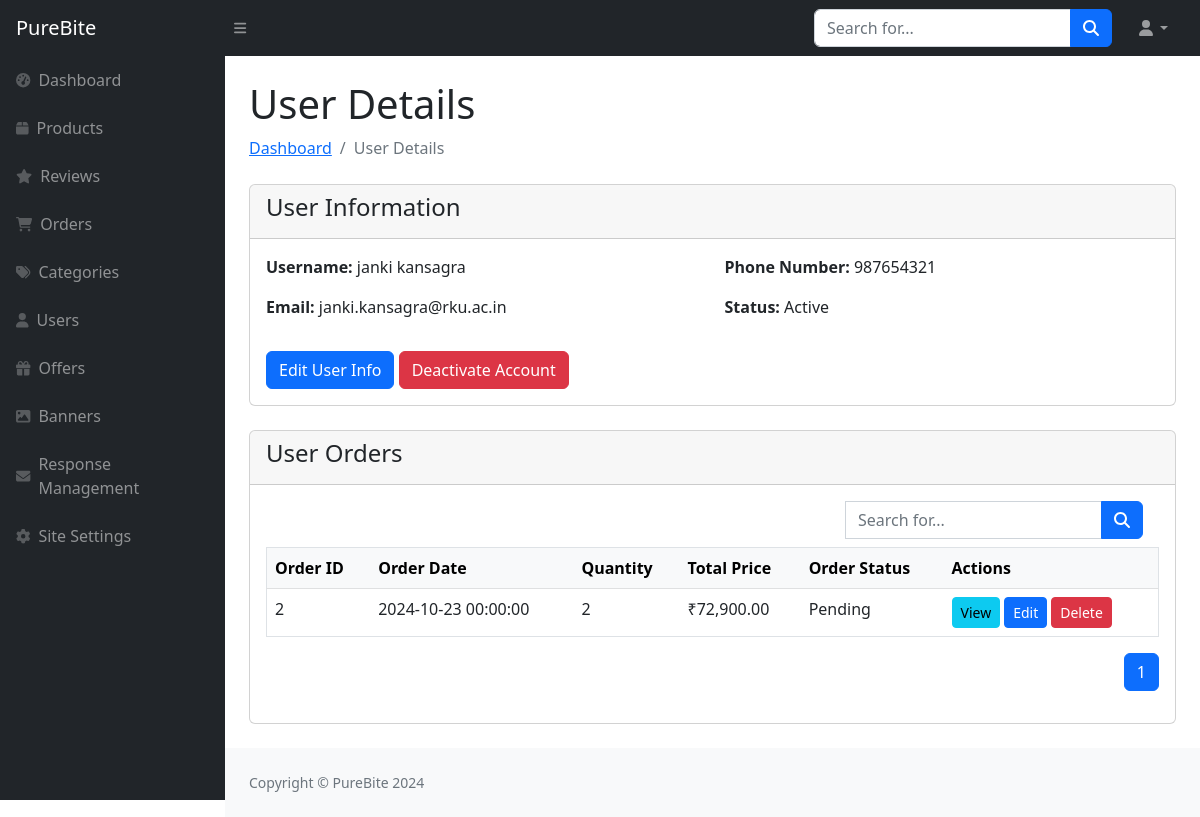
/Admin/user-profile.php?user_id=3, run on the app's committed database.
### tables this page shows
CREATE TABLE `user_details_tbl` (
  `User_Id` int(11) NOT NULL,
  `User_Role_Id` int(11) DEFAULT 0,
  `First_Name` varchar(50) NOT NULL,
  `Last_Name` varchar(50) NOT NULL,
  `Password` varchar(20) NOT NULL,
  `Email` varchar(320) NOT NULL,
  `Mobile_No` varchar(20) NOT NULL,
  `Active_Status` tinyint(4) NOT NULL,
  `Profile_Picture` varchar(255) DEFAULT 'default-img.png'
);

CREATE TABLE `order_header_tbl` (
  `Order_Id` int(11) NOT NULL,
  `User_Id` int(11) NOT NULL,
  `Order_Date` datetime NOT NULL,
  `Order_Status` varchar(10) NOT NULL,
  `Billing_Address_Id` int(11) NOT NULL,
  `Shipping_Address_Id` int(11) NOT NULL,
  `Shipping_Charge` float NOT NULL DEFAULT 0,
  `Total` double NOT NULL DEFAULT 0,
  `Payment_Mode` varchar(50) DEFAULT 'Cash on Delivery'
);

### Admin/user-profile.php (the view, shortened to what this page needs)
<?php include("sidebar.php");
$user_id = $_GET['user_id'];
?>
<div id="layoutSidenav_content">
    <div class="container-fluid px-4">
        <h1 class="mt-4">User Details</h1>
        <ol class="breadcrumb mb-4">
            <li class="breadcrumb-item"><a href="index.php">Dashboard</a></li>
            <li class="breadcrumb-item active">User Details</li>
        </ol>
        <?php
            $query = "SELECT * FROM user_details_tbl where User_Id=$user_id";
            $result = mysqli_query($con, $query);
            $user = mysqli_fetch_assoc($result);
            $status = $user['Active_Status'];
        ?>
        <div class="card mb-4">
            <div class="card-header">
                <h4>User Information</h4>
            </div>
            <div class="card-body">
                <div class="row">
                    <div class="col-md-6">
                        <p><strong>Username:</strong> <?php echo $user['First_Name'] . " " . $user['Last_Name']; ?></p>
                        <p><strong>Email:</strong> <?php echo $user['Email']; ?></p>
                    </div>
                    <div class="col-md-6">
                        <p><strong>Phone Number:</strong> <?php echo $user['Mobile_No']; ?></p>
                        <p><strong>Status:</strong> <?php echo $status == 1 ? 'Active' : ($status == 0 ? 'Inactive' : 'Deactivated'); ?></p>
                    </div>
                </div>
                <a href="update-user.php?user_id=<?php echo $user_id; ?>" class="btn btn-primary mt-3">Edit User Info</a>
                <?php if ($status == 1): ?>
                    <button class="btn btn-danger mt-3" data-bs-toggle="modal" data-bs-target="#deactivateModal">Deactivate Account</button>
                <?php else: ?>
                    <button class="btn btn-success mt-3" data-bs-toggle="modal" data-bs-target="#activateModal">Activate Account</button>
                <?php endif; ?>
            </div>
        </div>
        <?php
           $search = isset($_GET['search']) ? $_GET['search'] : '';
           $search_query = '';
           $query = "
               SELECT
                   oh.Order_Id,
                   oh.Order_Date,
                   SUM(od.Quantity) AS Total_Quantity,
                   SUM(od.Quantity * od.Price) AS Total_Price,
                   oh.Order_Status,
                   u.User_Id
               FROM order_header_tbl oh
               JOIN user_details_tbl u ON oh.User_Id = u.User_Id
               JOIN order_details_tbl od ON oh.Order_Id = od.Order_Id
               $search_query
               GROUP BY oh.Order_Id, oh.Order_Date, oh.Order_Status having u.User_Id = $user_id
               ORDER BY oh.Order_Date DESC
           ";
           $result = mysqli_query($con, $query);
           $total_records = mysqli_num_rows($result);
           $records_per_page = 10;
           $total_pages = ceil($total_records / $records_per_page);
           $page = isset($_GET['page']) ? $_GET['page'] : 1;
           $start_from = ($page - 1) * $records_per_page;
           $query .= " LIMIT $start_from, $records_per_page";
           $result = mysqli_query($con, $query);
        ?>
        <div class="card mb-4">
            <div class="card-header">
                <h4>User Orders</h4>
            </div>
            <div class="card-body">
                <div class="d-flex justify-content-end mb-2">
                    <form class="d-none d-md-inline-block form-inline ms-auto me-0 me-md-3 my-2 my-md-0">
                        <div class="input-group">
                            <input class="form-control" type="text" placeholder="Search for..." aria-label="Search for..." aria-describedby="btnNavbarSearch" name="search" value="<?php echo isset($_GET['search']) ? $_GET['search'] : ''; ?>" />
                            <button class="btn btn-primary" id="btnNavbarSearch" type="search"><i class="fas fa-search"></i></button>
                        </div>
                    </form>
                </div>
                <table class="table border text-nowrap">
                    <thead class="table-light">
                        <tr>
                            <th>Order ID</th>
                            <th>Order Date</th>
                            <th>Quantity</th>
                            <th>Total Price</th>
                            <th>Order Status</th>
                            <th>Actions</th>
                        </tr>
                    </thead>
                    <tbody>
                        <?php
                        if (mysqli_num_rows($result) > 0)
                        {
                            while ($row = mysqli_fetch_assoc($result))
                            {
                                ?>
                                <tr>
                                <td><?php echo $row['Order_Id']; ?></td>
                                <td><?php echo $row['Order_Date']; ?></td>
                                <td><?php echo $row['Total_Quantity']; ?></td>
                                <td>₹<?php echo number_format($row['Total_Price'], 2); ?></td>
                                <td><?php echo $row['Order_Status']; ?></td>
                                <td>
                                    <div class='d-flex flex-nowrap'>
                                        <a href='view-order.php?order_id=<?php echo $row["Order_Id"]; ?>' class='btn btn-info btn-sm me-1'>View</a>
                                        <a href='update-order.php?order_id=<?php echo $row["Order_Id"]; ?>' class='btn btn-primary btn-sm me-1'>Edit</a>
                                        <button class='btn btn-danger btn-sm' data-bs-toggle='modal' data-bs-target='#deleteModal<?php echo $row["Order_Id"]; ?>'>Delete</button>
                                    </div>
                                </td>
                            </tr>
                                <?php
                            }
                        } else {
                            echo "<tr><td colspan='7' class='text-center'>No orders found.</td></tr>";
                        }
                        ?>
                    </tbody>
                </table>
                <div class="d-flex justify-content-end">
                    <nav aria-label="Page navigation example">
                        <ul class="pagination">
                            <?php
                                for ($i = 1; $i <= $total_pages; $i++) {
                                    echo "<li class='page-item " . ($i == $page ? 'active' : '') . "'><a class='page-link' href='?page=" . $i . "&search=$search&user_id=$user_id'>" . $i . "</a></li>";
                                }
                            ?>
                        </ul>
                    </nav>
                </div>
            </div>
        </div>
    </div>
<?php include("footer.php"); ?>

### data on the page
user_details_tbl: First_Name "janki", Last_Name "kansagra", Email "janki.kansagra@rku.ac.in", Mobile_No "987654321"
order_header_tbl: Order_Id "2", Order_Date "2024-10-23 00:00:00", Total_Quantity "2", Total_Price "72,900.00", Order_Status "Pending"
